Frame 1 (no input): blank canvas, image omitted
Frame 60 (no input): blank canvas, image omitted
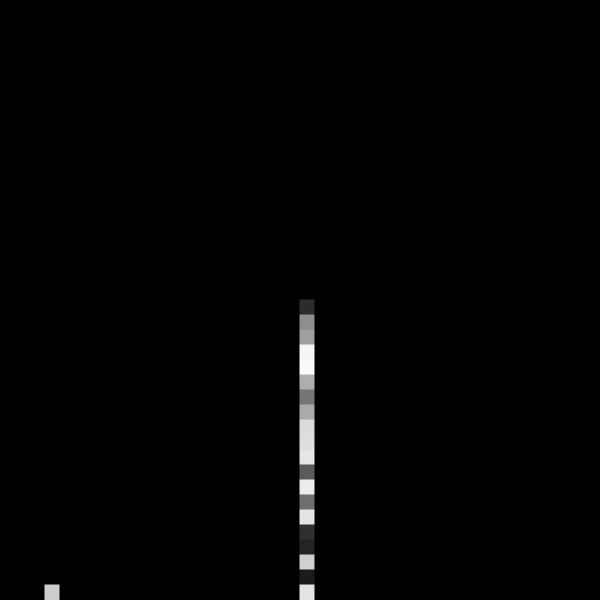
Frame 120 (the mouse pressed at the canvas centre since frame 60)

The p5.js sketch whose frames 1 and 60 were blank and that drew this single picture after the mouse press (run headless with seeded random() and noise() and a simulated clock; from frame 60 on, the mouse is pressed at the canvas centre):

// p5.js sketch
// ── sketch.js
function makeGrid(cols, rows) {
  const len = cols * rows;
  const arr = new Array(len).fill(0);

  const get = (col, row) => arr[row * cols + col];
  const set = (val, col, row) => {
    arr[row * cols + col] = val;
  };

  return { data: arr, get, set };
}

let grid;
let w = 15,
  h = 15;
let cols, rows;

function setup() {
  createCanvas(600, 600);
  pixelDensity(devicePixelRatio * 2);
  smooth();

  cols = width / w;
  rows = height / h;

  grid = makeGrid(cols, rows);

  for (let i = 0; i < grid.data.length; i++) {
    grid.data[i] = 0;
  }

  grid.set(1, 3, 2);
}

function draw() {
  background(21);

  for (let i = 0; i < cols; i++) {
    for (let j = 0; j < rows; j++) {
      const c = grid.get(i, j) * random(255);
      fill(c);
      stroke(c);
      let x = i * w;
      let y = j * h;
      square(x, y, w);
    }
  }

  let nextGrid = makeGrid(cols, rows);

  for (let i = 0; i < cols; i++) {
    for (let j = 0; j < rows; j++) {
      let state = grid.get(i, j);
      if (state === 1) {
        let below = grid.get(i, j + 1);

        if (below === 0 && j < rows - 1) {
          nextGrid.set(1, i, j + 1);
        } else {
          nextGrid.set(1, i, j);
        }
      }
    }
  }
  grid = nextGrid;

  if (mouseIsPressed) {
    let col = floor(mouseX / w);
    let row = floor(mouseY / h);
    grid.set(1, col, row);
  }
}
